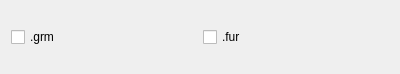
<?xml version="1.0" encoding="UTF-8"?>
<ui version="4.0">
 <class>YTX2_select_mode_wg</class>
 <widget class="QWidget" name="YTX2_select_mode_wg">
  <property name="geometry">
   <rect>
    <x>0</x>
    <y>0</y>
    <width>400</width>
    <height>74</height>
   </rect>
  </property>
  <property name="windowTitle">
   <string>Form</string>
  </property>
  <layout class="QHBoxLayout" name="horizontalLayout" stretch="1,1">
   <item>
    <widget class="QCheckBox" name="YTX2_grm_mode_cb">
     <property name="text">
      <string>.grm</string>
     </property>
    </widget>
   </item>
   <item>
    <widget class="QCheckBox" name="YTX2_fur_mode_cb">
     <property name="text">
      <string>.fur</string>
     </property>
    </widget>
   </item>
  </layout>
 </widget>
 <resources/>
 <connections/>
</ui>
